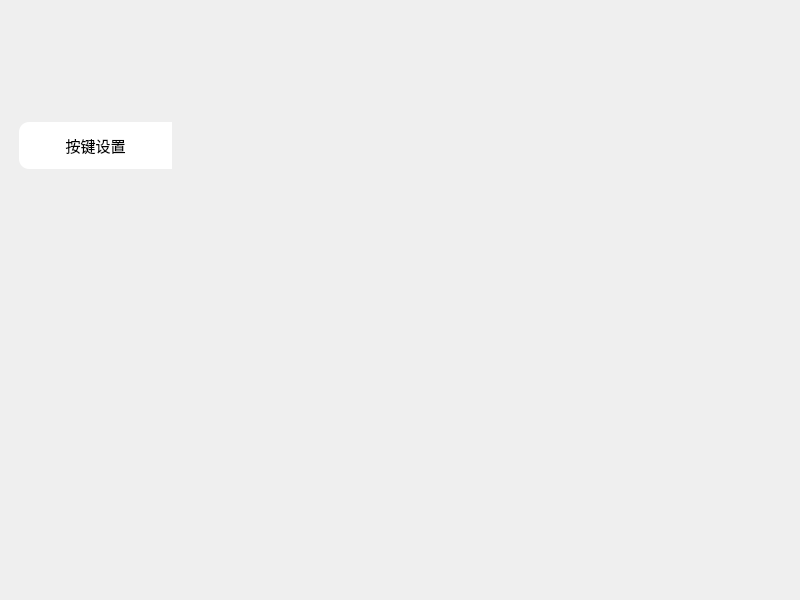
<?xml version="1.0" encoding="UTF-8"?>
<ui version="4.0">
 <class>SetButtonGuideWidget</class>
 <widget class="QWidget" name="SetButtonGuideWidget">
  <property name="geometry">
   <rect>
    <x>0</x>
    <y>0</y>
    <width>800</width>
    <height>600</height>
   </rect>
  </property>
  <property name="windowTitle">
   <string>Form</string>
  </property>
  <layout class="QVBoxLayout" name="verticalLayout">
   <property name="spacing">
    <number>0</number>
   </property>
   <property name="leftMargin">
    <number>0</number>
   </property>
   <property name="topMargin">
    <number>0</number>
   </property>
   <property name="rightMargin">
    <number>0</number>
   </property>
   <property name="bottomMargin">
    <number>0</number>
   </property>
   <item>
    <widget class="QWidget" name="widget" native="true">
     <widget class="QPushButton" name="pushButton">
      <property name="geometry">
       <rect>
        <x>217</x>
        <y>206</y>
        <width>300</width>
        <height>150</height>
       </rect>
      </property>
      <property name="text">
       <string/>
      </property>
      <property name="flat">
       <bool>true</bool>
      </property>
     </widget>
     <widget class="QLabel" name="label">
      <property name="geometry">
       <rect>
        <x>19</x>
        <y>122</y>
        <width>153</width>
        <height>47</height>
       </rect>
      </property>
      <property name="styleSheet">
       <string notr="true">background-color: rgb(255, 255, 255);
font-size:15px;
border-top-left-radius:10px;
border-bottom-left-radius:10px;

</string>
      </property>
      <property name="text">
       <string>按键设置</string>
      </property>
      <property name="alignment">
       <set>Qt::AlignCenter</set>
      </property>
     </widget>
    </widget>
   </item>
  </layout>
 </widget>
 <resources/>
 <connections/>
</ui>
